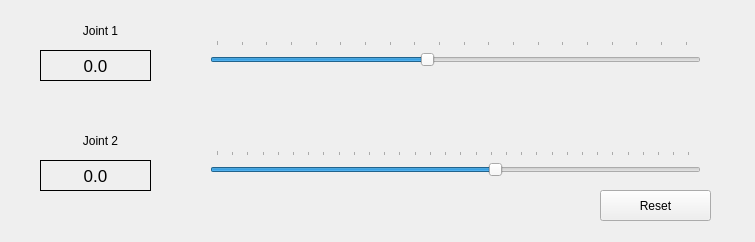
<?xml version="1.0" encoding="UTF-8"?>
<ui version="4.0">
 <class>main_window</class>
 <widget class="QMainWindow" name="main_window">
  <property name="geometry">
   <rect>
    <x>0</x>
    <y>0</y>
    <width>755</width>
    <height>242</height>
   </rect>
  </property>
  <property name="windowTitle">
   <string>R2B Robot Joint Control</string>
  </property>
  <widget class="QWidget" name="central_widget">
   <widget class="QLabel" name="jnt_1_lb">
    <property name="geometry">
     <rect>
      <x>20</x>
      <y>20</y>
      <width>161</width>
      <height>21</height>
     </rect>
    </property>
    <property name="text">
     <string>Joint 1</string>
    </property>
    <property name="alignment">
     <set>Qt::AlignCenter</set>
    </property>
   </widget>
   <widget class="QLabel" name="jnt_2_lb">
    <property name="geometry">
     <rect>
      <x>20</x>
      <y>130</y>
      <width>161</width>
      <height>21</height>
     </rect>
    </property>
    <property name="text">
     <string>Joint 2</string>
    </property>
    <property name="alignment">
     <set>Qt::AlignCenter</set>
    </property>
   </widget>
   <widget class="QPushButton" name="reset_btn">
    <property name="geometry">
     <rect>
      <x>600</x>
      <y>190</y>
      <width>111</width>
      <height>31</height>
     </rect>
    </property>
    <property name="text">
     <string>Reset</string>
    </property>
   </widget>
   <widget class="QSlider" name="jnt_1_slider">
    <property name="geometry">
     <rect>
      <x>210</x>
      <y>40</y>
      <width>491</width>
      <height>31</height>
     </rect>
    </property>
    <property name="minimum">
     <number>-85</number>
    </property>
    <property name="maximum">
     <number>108</number>
    </property>
    <property name="value">
     <number>0</number>
    </property>
    <property name="sliderPosition">
     <number>0</number>
    </property>
    <property name="orientation">
     <enum>Qt::Horizontal</enum>
    </property>
    <property name="tickPosition">
     <enum>QSlider::TicksAbove</enum>
    </property>
    <property name="tickInterval">
     <number>10</number>
    </property>
   </widget>
   <widget class="QSlider" name="jnt_2_slider">
    <property name="geometry">
     <rect>
      <x>210</x>
      <y>150</y>
      <width>491</width>
      <height>31</height>
     </rect>
    </property>
    <property name="minimum">
     <number>-183</number>
    </property>
    <property name="maximum">
     <number>130</number>
    </property>
    <property name="value">
     <number>0</number>
    </property>
    <property name="sliderPosition">
     <number>0</number>
    </property>
    <property name="orientation">
     <enum>Qt::Horizontal</enum>
    </property>
    <property name="tickPosition">
     <enum>QSlider::TicksAbove</enum>
    </property>
    <property name="tickInterval">
     <number>10</number>
    </property>
   </widget>
   <widget class="QLabel" name="jnt_1_value">
    <property name="geometry">
     <rect>
      <x>40</x>
      <y>50</y>
      <width>111</width>
      <height>31</height>
     </rect>
    </property>
    <property name="font">
     <font>
      <pointsize>13</pointsize>
     </font>
    </property>
    <property name="frameShape">
     <enum>QFrame::Box</enum>
    </property>
    <property name="frameShadow">
     <enum>QFrame::Plain</enum>
    </property>
    <property name="text">
     <string>0.0</string>
    </property>
    <property name="alignment">
     <set>Qt::AlignCenter</set>
    </property>
   </widget>
   <widget class="QLabel" name="jnt_2_value">
    <property name="geometry">
     <rect>
      <x>40</x>
      <y>160</y>
      <width>111</width>
      <height>31</height>
     </rect>
    </property>
    <property name="font">
     <font>
      <pointsize>13</pointsize>
     </font>
    </property>
    <property name="frameShape">
     <enum>QFrame::Box</enum>
    </property>
    <property name="frameShadow">
     <enum>QFrame::Plain</enum>
    </property>
    <property name="text">
     <string>0.0</string>
    </property>
    <property name="alignment">
     <set>Qt::AlignCenter</set>
    </property>
   </widget>
  </widget>
 </widget>
 <resources/>
 <connections/>
</ui>
